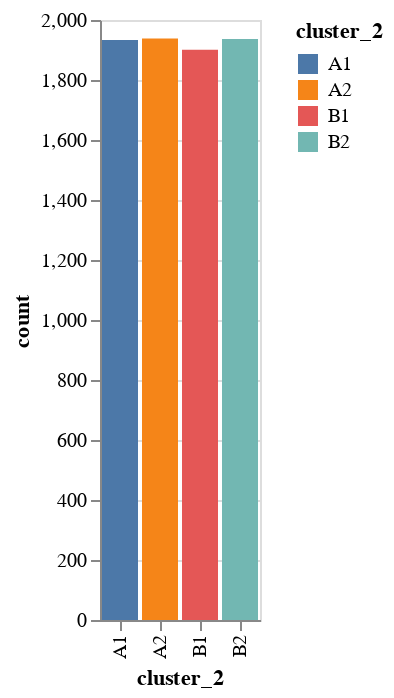

Write notebook code for a chart like this one.
### Code cell
show_b_stats('cluster_2', df_clustered)

### Figure 1 — Vega-Lite specification as saved in the notebook (floating-point values rounded to 4 significant figures)
{"config": {"view": {"continuousWidth": 300, "continuousHeight": 300}}, "data": {"name": "data-53f62f0e7c01ba8570eef554ab5089af"}, "mark": {"type": "bar", "tooltip": true}, "encoding": {"color": {"field": "cluster_2", "type": "nominal"}, "x": {"field": "cluster_2", "type": "nominal"}, "y": {"field": "count", "type": "quantitative"}}, "params": [{"name": "param_23", "select": {"type": "interval", "encodings": ["x", "y"]}, "bind": "scales"}], "$schema": "https://vega.github.io/schema/vega-lite/v5.20.1.json", "datasets": {"data-53f62f0e7c01ba8570eef554ab5089af": [{"cluster_2": "A2", "count": 1938}, {"cluster_2": "B2", "count": 1937}, {"cluster_2": "A1", "count": 1933}, {"cluster_2": "B1", "count": 1901}]}}
